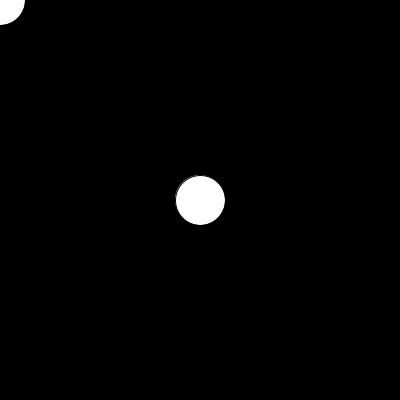
Frame 1 (no input)
Frame 60 (the mouse pressed at the canvas centre just before this capture): identical to frame 1, image omitted
Frame 120 (the mouse held since frame 60 and released just before this capture): identical to frame 1, image omitted

The Processing sketch that drew this single still picture (run headless with seeded random() and noise(); from frame 60 on, the mouse is pressed at the canvas centre):

// Processing sketch: sketch_01_translate
// ── sketch_01_translate.pde
void setup(){
  size(400,400);
  fill(255);
}

void draw(){

  background(0);
  
  //(0,0)の位置に円を描書く
  ellipse(0,0,50,50);
  
  //座標系の原点を画面の中心に移動させる
  translate(width/2, height/2);
  
  //(0,0)の位置に円を描書く
  ellipse(0,0,50,50);
  
  
}
